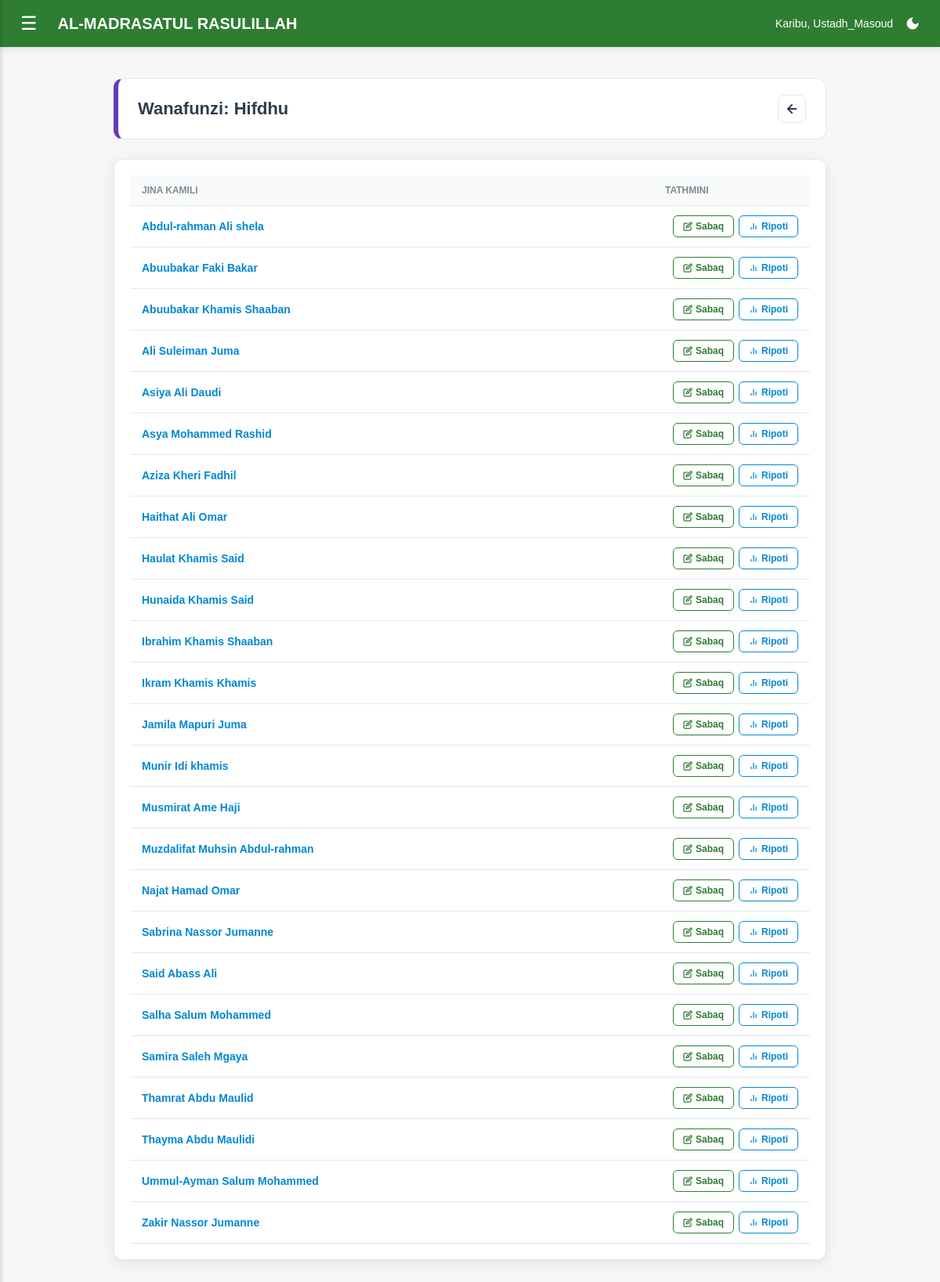
The page /madrasa/hifdhu/kundi/5/ (signed in) on the database its author committed.
### usimamizi/models.py (models this page shows, shortened)
class Somo(models.Model):
    jina = models.CharField(max_length=100, help_text="Mfano: Fiqhi, Tawheed, Hifdhu (Tashjii)")
    ni_la_hifdhu = models.BooleanField(default=False, help_text="Weka TIKI hapa kama hili ni somo maalum la Hifdhu linalohitaji Mahudhurio na Sabaq zake")
    mwalimu = models.ForeignKey(Mwalimu, on_delete=models.SET_NULL, null=True, blank=True)
    darasa = models.ForeignKey('Darasa', on_delete=models.CASCADE, null=True, blank=True, related_name='masomo')

class Mwanafunzi(models.Model):
    jina_kamili = models.CharField(
        max_length=100,
        unique=True,
        error_messages={
            'unique': "Mwanafunzi with this Jina already exists.",
        }
    )
    namba_ya_usajili = models.CharField(max_length=20, unique=True, blank=True)
    tarehe_ya_kuzaliwa = models.DateField(null=True, blank=True)
    mahala_anapoishi = models.CharField(max_length=100, null=True, blank=True)
    jina_la_mzazi = models.CharField(max_length=100, null=True, blank=True)
    namba_ya_simu_mzazi = models.CharField(max_length=15, null=True, blank=True)
    jinsia = models.CharField(max_length=2, choices=[('ME', 'Mwanamume (ME)'), ('KE', 'Mwanamke (KE)')], default='ME')
    darasa = models.ForeignKey(Darasa, on_delete=models.SET_NULL, null=True, blank=True)
    programu_ya_usiku = models.ForeignKey(Somo, on_delete=models.SET_NULL, null=True, blank=True, related_name='wanafunzi_usiku', help_text="Chagua kama anasoma usiku (Acha wazi kama hasomi usiku)")
    juzuu_aliyohifadhi = models.IntegerField(default=1)
    picha = models.ImageField(upload_to='picha_za_wanafunzi/', null=True, blank=True, validators=[validate_picha])
    tarehe_ya_kujiunga = models.DateField(auto_now_add=True)

### usimamizi/views.py (the view)
# urls.py: path('hifdhu/kundi/<int:somo_id>/', views.wanafunzi_hifdhu, name='wanafunzi_hifdhu'),
@login_required(login_url='ingia')
def wanafunzi_hifdhu(request, somo_id):
    somo = get_object_or_404(Somo, id=somo_id)
    wanafunzi = Mwanafunzi.objects.filter(programu_ya_usiku=somo).order_by('jina_kamili')
    return render(request, 'usimamizi/wanafunzi_hifdhu.html', {'somo': somo, 'wanafunzi': wanafunzi})

### usimamizi/templates/usimamizi/wanafunzi_hifdhu.html (shortened to what this page needs)
{% extends 'usimamizi/base.html' %}
{% load static %}
{% block extra_css %}
<link rel="stylesheet" href="{% static 'usimamizi/css/pages/wanafunzi_hifdhu.css' %}?v=20260706a">
{% endblock %}
{% block maudhui %}
<div class="wanafunzi_hifdhu-inline-1">
    <div class="page-header">
        <h1>Wanafunzi: {{ somo.jina }}</h1>
        <a href="{% url 'somo_detail' somo.id %}" class="btn-icon-back" title="Rudi Nyuma">
            <svg xmlns="http://www.w3.org/2000/svg" width="18" height="18" viewBox="0 0 24 24" fill="none" stroke="currentColor" stroke-width="2.5" stroke-linecap="round" stroke-linejoin="round"><line x1="19" y1="12" x2="5" y2="12"></line><polyline points="12 19 5 12 12 5"></polyline></svg>
        </a>
    </div>
    <div class="table-card">
        <div class="wanafunzi_hifdhu-inline-2">
            <table class="data-table">
                <thead>
                    <tr>
                        <th>Jina Kamili</th>
                        <th class="wanafunzi_hifdhu-inline-3">Tathmini</th>
                    </tr>
                </thead>
                <tbody>
                    {% for mwanafunzi in wanafunzi %}
                    <tr>
                        <td class="wanafunzi_hifdhu-inline-4">
                            <a href="{% url 'mwanafunzi_profile' mwanafunzi.id %}" class="wanafunzi_hifdhu-inline-5">
                                {{ mwanafunzi.jina_kamili }}
                            </a>
                        </td>
                        <td>
                            <div class="action-group">
                                <a href="{% url 'rekodi_sabaq' mwanafunzi.id 'Usiku' %}" class="btn-action-sm primary-style">
                                    Sabaq
                                </a>
                                <a href="{% url 'ripoti_mwanafunzi' mwanafunzi.id 'Usiku' %}" class="btn-action-sm secondary-style">
                                    <svg xmlns="http://www.w3.org/2000/svg" width="12" height="12" viewBox="0 0 24 24" fill="none" stroke="currentColor" stroke-width="2.5"><line x1="18" y1="20" x2="18" y2="10"></line><line x1="12" y1="20" x2="12" y2="4"></line><line x1="6" y1="20" x2="6" y2="14"></line></svg>
                                    Ripoti
                                </a>
                            </div>
                        </td>
                    </tr>
                    {% empty %}
                    <tr>
                        <td colspan="2" class="wanafunzi_hifdhu-inline-6">
                            Hakuna mwanafunzi aliyesajiliwa kwenye programu hii ya usiku.
                        </td>
                    </tr>
                    {% endfor %}
                </tbody>
            </table>
        </div>
    </div>
</div>
{% endblock %}

### usimamizi/templates/usimamizi/base.html (shortened to what this page needs)
{% load static %}
<!DOCTYPE html>
<html lang="sw">
<head>
    <link rel="stylesheet" href="{% static 'usimamizi/css/base.css' %}?v=20260706a">
    {% block extra_css %}{% endblock %}
</head>
<body>
<div class="header">
    <button class="menu-btn" onclick="openNav()">☰</button>
    <h2>AL-MADRASATUL RASULILLAH</h2>
    <div class="user-actions">
        <span class="user-greeting">Karibu, {{ request.user.username }}</span>
        <button class="theme-switch" onclick="toggleTheme()" id="themeBtn" title="Badili Muonekano"></button>
    </div>
</div>
<div class="main-content" id="main">
    {% block maudhui %}{% endblock %}
</div>
</body>
</html>

### usimamizi/static/usimamizi/css/base.css (style rules this page uses)
:root { color-scheme: light; --primary: #2E7D32; --primary-color: var(--primary); --primary-hover: #1b5e20; --secondary: #0288D1; --accent: #673ab7; --warning: #f57c00; --danger: #d32f2f; --success: #388e3c; --female: #c2185b; --hifdhu-accent: var(--secondary); --nav-bg: #2E7D32; --nav-hover-bg: #2E7D32; --sidebar-bg: #1b5e20; --sidebar-submenu-bg: #144d18; --bg-body: #f4f7f6; --bg-color: var(--bg-body); --card-bg: #ffffff; --surface-bg: #ffffff; --surface-muted: #f8fafc; --table-header: #f8fafc; --hover-bg: #f8fafc; --input-bg: #ffffff; --text-main: #2c3e50; --text-muted: #7f8c8d; --text-normal: #444444; --text-faint: #888888; --title-color: #1b5e20; --subtitle-color: #666666; --text-on-primary: #ffffff; --border-color: #e2e8f0; --focus-ring: rgba(46, 125, 50, 0.15); --shadow-color: rgba(0, 0, 0, 0.08); --shadow-strong: rgba(0, 0, 0, 0.14); --tangazo-bg: #f1f8e9; --badge-bg: #e8f5e9; --success-bg: #e8f5e9; --success-text: #1b5e20; --success-border: #a5d6a7; --info-bg: #e3f2fd; --info-text: #0d47a1; --info-border: #90caf9; --warning-bg: #fff8e1; --warning-text: #8d6e00; --warning-border: #ffe082; --danger-bg: #fde8e8; --danger-text: #c62828; --danger-border: #f8b4b4; --button-bg: var(--primary); --button-bg-hover: var(--primary-hover); --button-text: var(--text-on-primary); --button-secondary-bg: var(--secondary); --button-muted-bg: #eeeeee; --form-accent: var(--primary); --form-focus-shadow: var(--focus-ring); --form-button-shadow: rgba(46, 125, 50, 0.2); }
* { box-sizing: border-box; }
body { margin: 0; font-family: Arial, sans-serif; background-color: var(--bg-body); color: var(--text-main); transition: background-color 0.25s ease, color 0.25s ease; }
a { color: inherit; }
.header { background-color: var(--nav-bg); color: var(--text-on-primary); padding: 15px 20px; display: flex; align-items: center; box-shadow: 0 4px 6px var(--shadow-color); position: sticky; top: 0; z-index: 10; transition: background-color 0.25s ease, border-color 0.25s ease; }
.menu-btn { font-size: 24px; cursor: pointer; background: none; border: none; color: var(--text-on-primary); margin-right: 20px; }
.header h2 { margin: 0; font-size: 20px; flex: 1; white-space: nowrap; overflow: hidden; text-overflow: ellipsis; }
.main-content { padding: 20px; transition: margin-left .3s; }
.card, [class$="-card"], [class*="-card "], [class$="-box"], [class*="-box "] { color: var(--text-main); }
table { color: var(--text-main); border-color: var(--border-color); }
th { background-color: var(--table-header); border-color: var(--border-color); color: var(--text-muted); }
td { border-color: var(--border-color); color: var(--text-main); }
button, .btn, [class^="btn-"], [class*=" btn-"] { transition: background-color 0.2s ease, border-color 0.2s ease, color 0.2s ease, transform 0.2s ease; }
.user-actions { display: flex; align-items: center; gap: 10px; }
.theme-switch { background: transparent; border: none; cursor: pointer; display: flex; align-items: center; justify-content: center; padding: 5px; outline: none; transition: transform 0.2s ease; }
.user-greeting { font-weight: 500; font-size: 14px; color: #ffffff; white-space: nowrap; }

### rows shown on the page
Somo: jina "Hifdhu"
Mwanafunzi: jina_kamili "Abdul-rahman Ali shela"
Mwanafunzi: jina_kamili "Abuubakar Faki Bakar"
Mwanafunzi: jina_kamili "Abuubakar Khamis Shaaban"
Mwanafunzi: jina_kamili "Ali Suleiman Juma"
Mwanafunzi: jina_kamili "Asiya Ali Daudi"
Mwanafunzi: jina_kamili "Asya Mohammed Rashid"
Mwanafunzi: jina_kamili "Aziza Kheri Fadhil"
Mwanafunzi: jina_kamili "Haithat Ali Omar"
Mwanafunzi: jina_kamili "Haulat Khamis Said"
Mwanafunzi: jina_kamili "Hunaida Khamis Said"
Mwanafunzi: jina_kamili "Ibrahim Khamis Shaaban"
Mwanafunzi: jina_kamili "Ikram Khamis Khamis"
Mwanafunzi: jina_kamili "Jamila Mapuri Juma"
Mwanafunzi: jina_kamili "Munir Idi khamis"
Mwanafunzi: jina_kamili "Musmirat Ame Haji"
Mwanafunzi: jina_kamili "Muzdalifat Muhsin Abdul-rahman"
Mwanafunzi: jina_kamili "Najat Hamad Omar"
Mwanafunzi: jina_kamili "Sabrina Nassor Jumanne"
Mwanafunzi: jina_kamili "Said Abass Ali"
Mwanafunzi: jina_kamili "Salha Salum Mohammed"
Mwanafunzi: jina_kamili "Samira Saleh Mgaya"
Mwanafunzi: jina_kamili "Thamrat Abdu Maulid"
Mwanafunzi: jina_kamili "Thayma Abdu Maulidi"
Mwanafunzi: jina_kamili "Ummul-Ayman Salum Mohammed"
Mwanafunzi: jina_kamili "Zakir Nassor Jumanne"

### other values the page prints
{{ request.user.username }} "Ustadh_Masoud"
